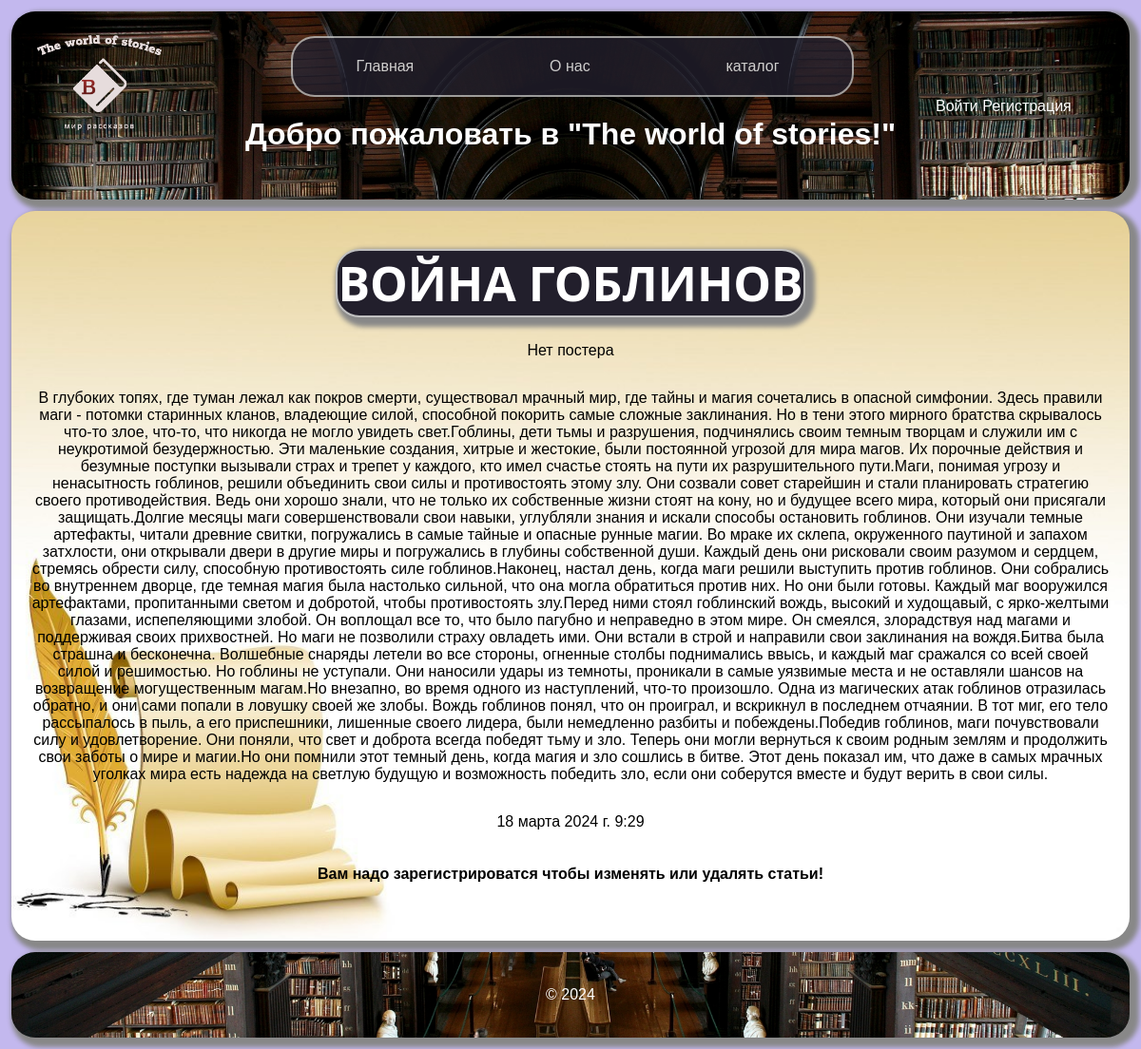
Screenshot of /catalog/2 with the database file from the repository.
### my_catalog/models.py (models this page shows, shortened)
class Story(models.Model):
    title = models.CharField(verbose_name='Название', max_length=250)
    summary = models.CharField(verbose_name='Краткое описание', max_length=250, blank=True)
    content = models.TextField(verbose_name='Текст')
    poster = models.ImageField(upload_to='media/', verbose_name='Постер', null=True, blank=True)
    date_publisher = models.DateTimeField(verbose_name='Дата публикации', auto_now=True)
    publisher = models.BooleanField(verbose_name='Публикация', default=True)
    class Meta:
        verbose_name = 'История'
        verbose_name_plural = 'Истории'
        ordering = ['-date_publisher']

### my_catalog/views.py (the view)
# urls.py: path('<int:pk>', views.StoryDetailView.as_view(), name='story-detail'),
class StoryDetailView(DetailView):
    model = Story
    template_name = 'my_catalog/detailview.html'
    context_object_name = 'post'

### my_catalog/templates/my_catalog/detailview.html (shortened to what this page needs)
{% extends 'base.html' %}
{% block content %}
    <div class="features">
        <h1 class="title">{{ post.title }}</h1>
        {% if post.poster %}
            <p><img src="{{ post.poster.url }}" width = '560'   alt="{{ post.title }}"></p>
        {% else %}
            <p>Нет постера</p>
        {% endif %}
        <p class="content">{{ post.content }}</p>
        <p class="datetime">{{ post.date_publisher }}</p>
        {% if  user.is_authenticated%}
            <a href="{% url 'story-delete' post.id %}" class="btn btn-danger">Удалить</a>
            <a href="{% url 'story-update' post.id %}" class="btn btn-warning">Редактировать</a>
        {% else %}
            <h4>Вам надо зарегистрироватся чтобы изменять или удалять статьи!</h4>
        {% endif %}
    </div>
{% endblock %}

### my_blog/static/my_blog/css/index.css (style rules this page uses)
body { font-family: Arial, sans-serif; margin: 0; background: #C3B8EE; }
h1.title { font-size: 50px; text-transform: uppercase; color: #ffffff; background: #221F2C; text-align: center; margin: 0px 100px 10px 100px; font-family: 'Segoe UI', Tahoma, Geneva, Verdana, sans-serif; font-weight: bold; border-radius: 25px; border: 2px silver solid; box-shadow: 5px 5px 5px 5px #888888; }
.features { display: flex; flex-direction: column; flex-wrap: wrap; align-items: center; color: black; }

### rows the page displays
Story: title "ВОЙНА ГОБЛИНОВ", content "В глубоких топях, где туман лежал как покров смерти, существовал мрачный мир, где тайны и магия сочетались в опасной симфонии. Здесь правили маги - потомки старинных кланов, владеющие силой, способной покорить самые сложные заклинания. Но в тени этого мирного братства скрывалось что-то злое, что-то, что никогда не могло увидеть свет.Гоблины, дети тьмы и разрушения, подчинялись своим темным творцам и служили им с неукротимой безудержностью. Эти маленькие создания, хитрые и жестокие, были постоянной угрозой для мира магов. Их порочные действия и безумные поступки вызывали страх и трепет у каждого, кто имел счастье стоять на пути их разрушительного пути.Маги, понимая угрозу и ненасытность…", date_publisher "18 марта 2024 г. 9:29"
